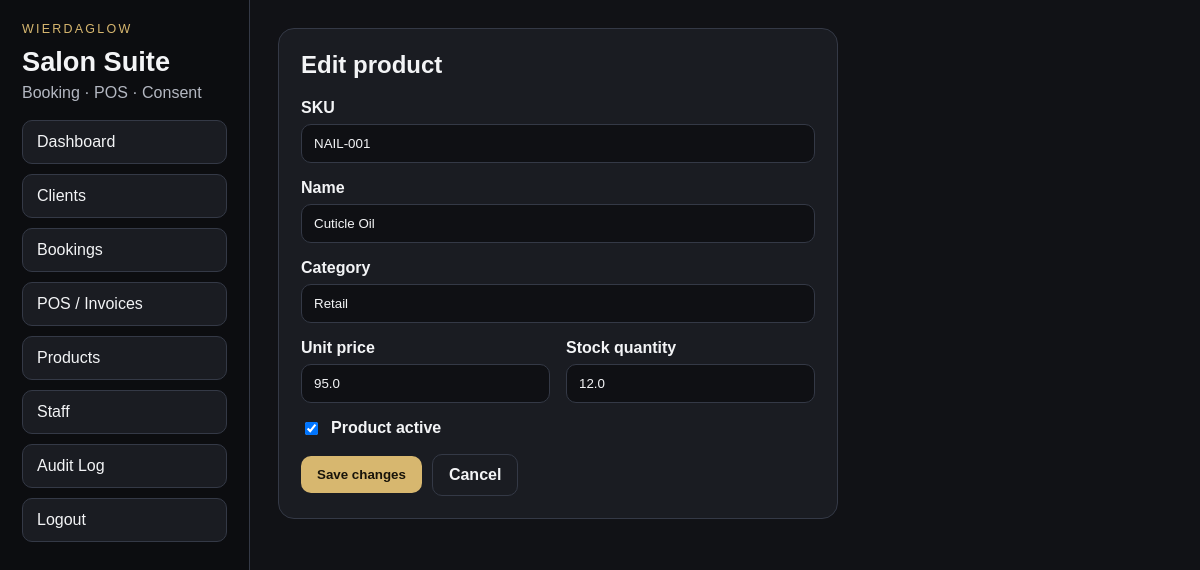
Page /products/1/edit (signed in) on the committed database.
### tables this page shows
CREATE TABLE products (
    id INTEGER PRIMARY KEY AUTOINCREMENT,
    sku TEXT,
    name TEXT NOT NULL,
    category TEXT,
    unit_price REAL NOT NULL DEFAULT 0,
    stock_qty REAL NOT NULL DEFAULT 0,
    active INTEGER NOT NULL DEFAULT 1,
    created_at TEXT NOT NULL,
    updated_at TEXT NOT NULL
);

### app.py (the view, shortened to what this page needs)
@app.route("/products/<int:product_id>/edit", methods=["GET", "POST"])
@login_required
def product_edit(product_id: int):
    db = get_db()
    product = db.execute("SELECT * FROM products WHERE id = ?", (product_id,)).fetchone()
    if product is None:
        flash("Product not found.", "error")
        return redirect(url_for("products"))
    return render_template("product_form.html", product=product, edit=True)

### app.py (called while the page is built)
def get_db() -> sqlite3.Connection:
    if "db" not in g:
        conn = sqlite3.connect(DB_PATH)
        conn.row_factory = sqlite3.Row
        conn.execute("PRAGMA foreign_keys = ON")
        g.db = conn
    return g.db

@app.before_request
def load_current_user() -> None:
    g.user = None
    user_id = session.get("user_id")
    if user_id:
        g.user = get_db().execute(
            "SELECT id, username, full_name, role, active FROM staff_users WHERE id = ?",
            (user_id,),
        ).fetchone()

@app.context_processor
def inject_globals() -> dict[str, Any]:
    return {
        "current_user": g.get("user"),
        "service_definitions": SERVICE_DEFINITIONS,
        "payment_methods": PAYMENT_METHODS,
        "booking_statuses": BOOKING_STATUSES,
    }

def login_required(view):
    @wraps(view)
    def wrapped(*args, **kwargs):
        if g.user is None:
            return redirect(url_for("login"))
        return view(*args, **kwargs)
    return wrapped

### templates/product_form.html
{% extends 'base.html' %}
{% block content %}
<section class="panel form-panel narrow">
  <h2>{{ 'Edit product' if edit else 'New product' }}</h2>
  <form method="post" class="stack-form">
    <label>SKU<input type="text" name="sku" value="{{ product.sku or '' }}" /></label>
    <label>Name<input type="text" name="name" value="{{ product.name or '' }}" required /></label>
    <label>Category<input type="text" name="category" value="{{ product.category or '' }}" /></label>
    <div class="grid two">
      <label>Unit price<input type="number" min="0" step="0.01" name="unit_price" value="{{ product.unit_price or '' }}" required /></label>
      <label>Stock quantity<input type="number" min="0" step="0.01" name="stock_qty" value="{{ product.stock_qty or '' }}" required /></label>
    </div>
    <label class="checkbox-line"><input type="checkbox" name="active" {% if product.active or not edit %}checked{% endif %} /> Product active</label>
    <div class="button-row">
      <button type="submit">{{ 'Save changes' if edit else 'Create product' }}</button>
      <a class="button-link secondary" href="{{ url_for('products') }}">Cancel</a>
    </div>
  </form>
</section>
{% endblock %}

### static/styles.css (style rules this page uses)
:root { --bg: #111216; --panel: #1a1c22; --panel-2: #23262f; --border: #343946; --text: #f3f4f6; --muted: #b4b8c2; --accent: #d7b76f; --danger: #ff7f7f; --success: #88d69b; }
* { box-sizing: border-box; }
body { margin: 0; font-family: Arial, Helvetica, sans-serif; background: var(--bg); color: var(--text); display: flex; min-height: 100vh; }
a { color: inherit; text-decoration: none; }
.panel { background: var(--panel); border: 1px solid var(--border); border-radius: 16px; padding: 22px; margin-bottom: 22px; }
h1, h2, h3 { margin-top: 0; }
.metric-grid, .grid-2, .grid-3, .grid.two, .grid.three { display: grid; gap: 16px; }
.grid.two { grid-template-columns: repeat(2, minmax(0, 1fr)); }
.button-row, .inline-actions { display: flex; gap: 10px; align-items: center; flex-wrap: wrap; }
button, .button-link { background: var(--accent); color: #18140a; border: none; border-radius: 10px; padding: 11px 16px; font-weight: 700; cursor: pointer; }
button.secondary, .button-link.secondary { background: transparent; color: var(--text); border: 1px solid var(--border); }
label { display: grid; gap: 7px; font-weight: 600; }
input, select, textarea { width: 100%; background: #0f1014; color: var(--text); border: 1px solid var(--border); border-radius: 10px; padding: 11px 12px; }
.stack-form { display: grid; gap: 16px; }
.form-panel { max-width: 1100px; }
.form-panel.narrow { max-width: 560px; }
.checkbox-line { display: flex; grid-template-columns: none; align-items: center; gap: 10px; }
.checkbox-line input { width: auto; }

### rows in the picture
products: sku "NAIL-001", name "Cuticle Oil", category "Retail", unit_price "95.0", stock_qty "12.0", active "☑"

### other values in the picture
{{ 'Edit product' if edit else 'New product' }} "Edit product"
{{ 'Save changes' if edit else 'Create product' }} "Save changes"
